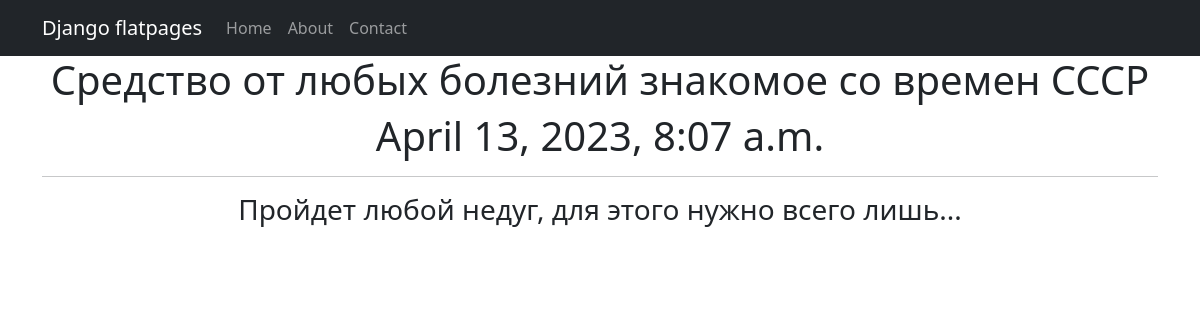
The page /news/2 on the database its author committed.
### news/models.py (models this page shows, shortened)
class Post(models.Model):
    author = models.ForeignKey(Author, on_delete=models.CASCADE)
    NEWS = 'NW'
    ARTICLE = 'AR'
    CATEGORY_CHOICES = [
        (NEWS, 'Новость'),
        (ARTICLE, 'Статья')
    ]
    categoryType = models.CharField(max_length=2, choices=CATEGORY_CHOICES, default=ARTICLE)
    dateCreation = models.DateTimeField(auto_now_add=True)
    postCategory = models.ManyToManyField(Category, through='PostCategory')
    title = models.CharField(max_length=128)
    text = models.TextField()
    rating = models.SmallIntegerField(default=0)

### news/views.py (the view)
# urls.py: path('<int:pk>', Textnews.as_view())
class Textnews(DetailView):
    model = Post
    template_name = 'textnews.html'
    context_object_name = 'post'

### news/templatetags/custom_filters.py (called while the page is built)
@register.filter()
def censor(text):
    text_list = text.split()
    censored_list = []
    for word in text_list:
        clean_word = ''.join(c for c in word if c not in string.punctuation)
        if clean_word.lower() in BAD_WORDS:
            censored_word = clean_word[0] + (len(clean_word) - 1) * '*'
            censored_list.append(word.replace(clean_word, censored_word))
        else:
            censored_list.append(word)
    return ' '.join(censored_list)

### templates/textnews.html (shortened to what this page needs)
{% extends 'flatpages/default.html'%}
{% load custom_filters %}
{% block content %}
<h1>{{ post.title|censor }}</h1>
<h1>{{ post.dateCreation }}</h1>
<hr>
<h3>{{ post.text|censor }}</h3>
{% endblock content %}

### rows shown on the page
Post: title|censor "Средство от любых болезний знакомое со времен СССР", dateCreation "April 13, 2023, 8:07 a.m.", text|censor "Пройдет любой недуг, для этого нужно всего лишь..."
